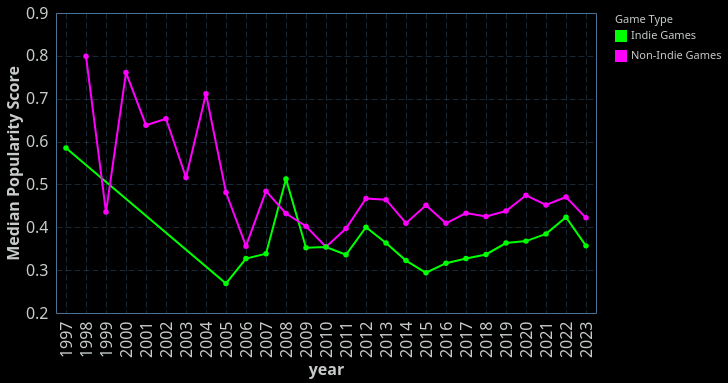

Vega-Lite specification stored for this chart:
### Vega-Lite specification from a JSON file in a GitHub repository (floating-point values rounded to 4 significant figures)
{"config": {"view": {"continuousWidth": 400, "continuousHeight": 300, "stroke": "#4A7295", "strokeWidth": 1}, "background": "#000000", "mark": {"color": "#ff00ff"}, "arc": {"fill": "#ff00ff"}, "area": {"fill": "#ff00ff", "line": true, "fillOpacity": 0.1}, "line": {"stroke": "#ff00ff", "strokeWidth": 2}, "path": {"stroke": "#ff00ff"}, "rect": {"fill": "#ff00ff"}, "shape": {"stroke": "#ff00ff"}, "symbol": {"fill": "#ff00ff"}, "title": {"color": "#C7CCC9", "anchor": "start", "dy": -15, "fontSize": 16, "font": "IBM Plex Sans,system-ui,-apple-system,BlinkMacSystemFont,\".sfnstext-regular\",sans-serif", "fontWeight": 600}, "axisBand": {"grid": false}, "axis": {"labelColor": "#C7CCC9", "labelFontSize": 16, "labelFont": "IBM Plex Sans Condensed, system-ui, -apple-system, BlinkMacSystemFont, \".SFNSText-Regular\", sans-serif", "labelFontWeight": 400, "titleColor": "#C7CCC9", "titleFontWeight": 600, "titleFontSize": 16, "grid": true, "gridColor": "#4A7295", "labelAngle": 0, "domainColor": null, "tickColor": null, "labelPadding": 2, "tickSize": 6, "tickWidth": 0.5, "gridOpacity": 1, "gridZ": 1}, "axisX": {"gridDash": [6, 3], "gridWidth": 0.35, "gridColor": "#4A7295", "labelAngle": 0}, "axisY": {"gridDash": [6, 3], "gridWidth": 0.35, "gridColor": "#4A7295"}, "layer": {"grid": 1, "mark": 0}, "legend": {"labelFontSize": 11, "padding": 1, "symbolType": "square", "labelColor": "#C7CCC9", "titleColor": "#C7CCC9"}, "style": {"guide-label": {"font": "IBM Plex Sans,system-ui,-apple-system,BlinkMacSystemFont,\".sfnstext-regular\",sans-serif", "fill": "#C7CCC9", "fontWeight": 400}, "guide-title": {"font": "IBM Plex Sans,system-ui,-apple-system,BlinkMacSystemFont,\".sfnstext-regular\",sans-serif", "fill": "#C7CCC9", "fontWeight": 400}}, "range": {"category": ["#0000FF", "#FF6600FF", "#44E602", "#ff00ff", "#FFFF00", "#9900CC", "#33CCFF", "#f77976ff", "#CC66FF"]}}, "data": {"name": "data-e6cd2120b8eaa5d46b338968e166f364"}, "mark": {"type": "line", "point": true}, "encoding": {"color": {"field": "game_type", "legend": {"title": "Game Type"}, "scale": {"domain": ["Indie Games", "Non-Indie Games"], "range": ["#00ff00", "#ff00ff"]}, "type": "nominal"}, "tooltip": [{"field": "year", "type": "ordinal"}, {"field": "game_type", "type": "nominal"}, {"field": "popularity_score", "type": "quantitative"}], "x": {"axis": {"labelAngle": 270}, "field": "year", "title": "year", "type": "ordinal"}, "y": {"field": "popularity_score", "scale": {"domain": [0.2, 0.9]}, "title": "Median Popularity Score", "type": "quantitative"}}, "$schema": "https://vega.github.io/schema/vega-lite/v5.20.1.json", "datasets": {"data-e6cd2120b8eaa5d46b338968e166f364": [{"year": 1997, "is_indie": true, "popularity_score": 0.5848, "game_type": "Indie Games"}, {"year": 1998, "is_indie": false, "popularity_score": 0.7991, "game_type": "Non-Indie Games"}, {"year": 1999, "is_indie": false, "popularity_score": 0.4355, "game_type": "Non-Indie Games"}, {"year": 2000, "is_indie": false, "popularity_score": 0.7611, "game_type": "Non-Indie Games"}, {"year": 2001, "is_indie": false, "popularity_score": 0.6382, "game_type": "Non-Indie Games"}, {"year": 2002, "is_indie": false, "popularity_score": 0.6532, "game_type": "Non-Indie Games"}, {"year": 2003, "is_indie": false, "popularity_score": 0.5162, "game_type": "Non-Indie Games"}, {"year": 2004, "is_indie": false, "popularity_score": 0.7116, "game_type": "Non-Indie Games"}, {"year": 2005, "is_indie": false, "popularity_score": 0.481, "game_type": "Non-Indie Games"}, {"year": 2005, "is_indie": true, "popularity_score": 0.2689, "game_type": "Indie Games"}, {"year": 2006, "is_indie": false, "popularity_score": 0.3558, "game_type": "Non-Indie Games"}, {"year": 2006, "is_indie": true, "popularity_score": 0.3269, "game_type": "Indie Games"}, {"year": 2007, "is_indie": false, "popularity_score": 0.4843, "game_type": "Non-Indie Games"}, {"year": 2007, "is_indie": true, "popularity_score": 0.3384, "game_type": "Indie Games"}, {"year": 2008, "is_indie": false, "popularity_score": 0.4322, "game_type": "Non-Indie Games"}, {"year": 2008, "is_indie": true, "popularity_score": 0.5126, "game_type": "Indie Games"}, {"year": 2009, "is_indie": false, "popularity_score": 0.4025, "game_type": "Non-Indie Games"}, {"year": 2009, "is_indie": true, "popularity_score": 0.3522, "game_type": "Indie Games"}, {"year": 2010, "is_indie": false, "popularity_score": 0.3543, "game_type": "Non-Indie Games"}, {"year": 2010, "is_indie": true, "popularity_score": 0.3541, "game_type": "Indie Games"}, {"year": 2011, "is_indie": false, "popularity_score": 0.3969, "game_type": "Non-Indie Games"}, {"year": 2011, "is_indie": true, "popularity_score": 0.3359, "game_type": "Indie Games"}, {"year": 2012, "is_indie": false, "popularity_score": 0.4674, "game_type": "Non-Indie Games"}, {"year": 2012, "is_indie": true, "popularity_score": 0.4002, "game_type": "Indie Games"}, {"year": 2013, "is_indie": false, "popularity_score": 0.4643, "game_type": "Non-Indie Games"}, {"year": 2013, "is_indie": true, "popularity_score": 0.3634, "game_type": "Indie Games"}, {"year": 2014, "is_indie": false, "popularity_score": 0.4096, "game_type": "Non-Indie Games"}, {"year": 2014, "is_indie": true, "popularity_score": 0.3223, "game_type": "Indie Games"}, {"year": 2015, "is_indie": false, "popularity_score": 0.4513, "game_type": "Non-Indie Games"}, {"year": 2015, "is_indie": true, "popularity_score": 0.2939, "game_type": "Indie Games"}, {"year": 2016, "is_indie": false, "popularity_score": 0.4094, "game_type": "Non-Indie Games"}, {"year": 2016, "is_indie": true, "popularity_score": 0.3163, "game_type": "Indie Games"}, {"year": 2017, "is_indie": false, "popularity_score": 0.433, "game_type": "Non-Indie Games"}, {"year": 2017, "is_indie": true, "popularity_score": 0.3273, "game_type": "Indie Games"}, {"year": 2018, "is_indie": false, "popularity_score": 0.4252, "game_type": "Non-Indie Games"}, {"year": 2018, "is_indie": true, "popularity_score": 0.3366, "game_type": "Indie Games"}, {"year": 2019, "is_indie": false, "popularity_score": 0.4381, "game_type": "Non-Indie Games"}, {"year": 2019, "is_indie": true, "popularity_score": 0.3632, "game_type": "Indie Games"}, {"year": 2020, "is_indie": false, "popularity_score": 0.4746, "game_type": "Non-Indie Games"}, {"year": 2020, "is_indie": true, "popularity_score": 0.3677, "game_type": "Indie Games"}, {"year": 2021, "is_indie": false, "popularity_score": 0.4521, "game_type": "Non-Indie Games"}, {"year": 2021, "is_indie": true, "popularity_score": 0.3846, "game_type": "Indie Games"}, {"year": 2022, "is_indie": false, "popularity_score": 0.4706, "game_type": "Non-Indie Games"}, {"year": 2022, "is_indie": true, "popularity_score": 0.4237, "game_type": "Indie Games"}, {"year": 2023, "is_indie": false, "popularity_score": 0.422, "game_type": "Non-Indie Games"}, {"year": 2023, "is_indie": true, "popularity_score": 0.3567, "game_type": "Indie Games"}]}}
